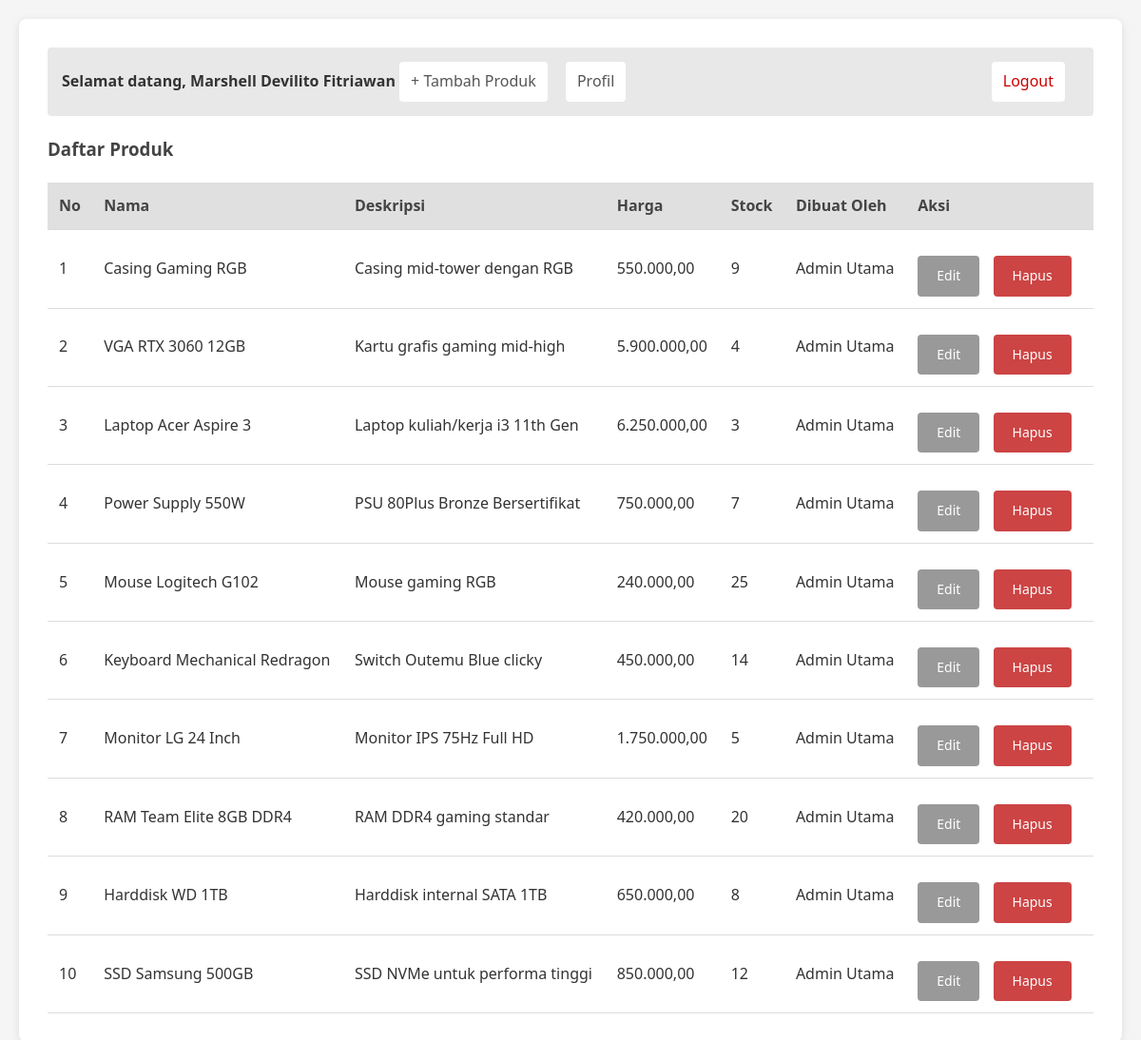
Screenshot of /ui-form/dashboard.php (signed in) with the database file from the repository.
### tables this page shows
CREATE TABLE `products` (
  `id` int(11) NOT NULL,
  `name` varchar(255) NOT NULL,
  `description` text DEFAULT NULL,
  `price` decimal(13,2) NOT NULL DEFAULT 0.00,
  `stock` int(11) NOT NULL DEFAULT 0,
  `created_by` int(11) DEFAULT NULL,
  `created` timestamp NOT NULL DEFAULT current_timestamp(),
  `modified` timestamp NOT NULL DEFAULT current_timestamp() ON UPDATE current_timestamp()
);

CREATE TABLE `users` (
  `id` int(11) NOT NULL,
  `username` varchar(255) NOT NULL,
  `password` varchar(255) NOT NULL,
  `full_name` varchar(150) NOT NULL,
  `role` varchar(50) NOT NULL DEFAULT 'admin_gudang',
  `status` enum('active','inactive') NOT NULL DEFAULT 'inactive',
  `activation_token` varchar(128) DEFAULT NULL,
  `reset_token` varchar(128) DEFAULT NULL,
  `reg_date` timestamp NOT NULL DEFAULT current_timestamp(),
  `modified` timestamp NOT NULL DEFAULT current_timestamp() ON UPDATE current_timestamp()
);

### ui-form/product_list.php (the view)
<?php
include __DIR__ . '/../connect.php';
$result = $conn->query("SELECT p.id, p.name, p.description, p.price, p.stock, p.created, u.full_name AS creator
                        FROM products p
                        LEFT JOIN users u ON p.created_by = u.id
                        ORDER BY p.id DESC");
?>
<table>
  <thead>
    <tr>
      <th>No</th><th>Nama</th><th>Deskripsi</th><th>Harga</th><th>Stock</th><th>Dibuat Oleh</th><th>Aksi</th>
    </tr>
  </thead>
  <tbody>
    <?php if ($result && $result->num_rows): ?>
      <?php
      $no = 1;
      while($row = $result->fetch_assoc()): ?>
        <tr>
          <td><?= $no++ ?></td>
          <td><?= htmlspecialchars($row['name']) ?></td>
          <td><?= nl2br(htmlspecialchars($row['description'])) ?></td>
          <td><?= number_format($row['price'],2,',','.') ?></td>
          <td><?= (int)$row['stock'] ?></td>
          <td><?= $row['creator'] ? htmlspecialchars($row['creator']) : htmlspecialchars($row['created']) ?></td>
          <td>
            <a class="btn btn-secondary" href="product_form.php?id=<?= $row['id'] ?>">Edit</a>
            <a class="btn btn-danger" href="../aksi/product_delete.php?id=<?= $row['id'] ?>" onclick="return confirm('Hapus produk ini?')">Hapus</a>
          </td>
        </tr>
      <?php endwhile; ?>
    <?php else: ?>
      <tr><td colspan="7">Belum ada produk.</td></tr>
    <?php endif; ?>
  </tbody>
</table>

### ui-form/style.css (style rules this page uses)
* { margin: 0; padding: 0; box-sizing: border-box; }
body { font-family: 'Segoe UI', Tahoma, Geneva, Verdana, sans-serif; background-color: #f5f5f5; color: #333; line-height: 1.6; padding: 20px; }
a { color: #555; text-decoration: none; transition: color 0.2s; }
button, .btn { display: inline-block; padding: 10px 20px; margin-top: 15px; margin-right: 10px; background-color: #666; color: #fff; border: none; border-radius: 4px; cursor: pointer; font-size: 14px; transition: background-color 0.2s; }
.btn-secondary { background-color: #999; }
.btn-danger { background-color: #c44; }
table { width: 100%; border-collapse: collapse; margin-top: 20px; background: #fff; }
thead { background-color: #e0e0e0; }
th, td { padding: 12px; text-align: left; border-bottom: 1px solid #ddd; }
th { color: #444; font-weight: 600; }

### rows the page displays
products: name "Casing Gaming RGB", description "Casing mid-tower dengan RGB", price "550.000,00", stock "9", created_by.full_name "Admin Utama"
products: name "VGA RTX 3060 12GB", description "Kartu grafis gaming mid-high", price "5.900.000,00", stock "4", created_by.full_name "Admin Utama"
products: name "Laptop Acer Aspire 3", description "Laptop kuliah/kerja i3 11th Gen", price "6.250.000,00", stock "3", created_by.full_name "Admin Utama"
products: name "Power Supply 550W", description "PSU 80Plus Bronze Bersertifikat", price "750.000,00", stock "7", created_by.full_name "Admin Utama"
products: name "Mouse Logitech G102", description "Mouse gaming RGB", price "240.000,00", stock "25", created_by.full_name "Admin Utama"
products: name "Keyboard Mechanical Redragon", description "Switch Outemu Blue clicky", price "450.000,00", stock "14", created_by.full_name "Admin Utama"
products: name "Monitor LG 24 Inch", description "Monitor IPS 75Hz Full HD", price "1.750.000,00", stock "5", created_by.full_name "Admin Utama"
products: name "RAM Team Elite 8GB DDR4", description "RAM DDR4 gaming standar", price "420.000,00", stock "20", created_by.full_name "Admin Utama"
products: name "Harddisk WD 1TB", description "Harddisk internal SATA 1TB", price "650.000,00", stock "8", created_by.full_name "Admin Utama"
products: name "SSD Samsung 500GB", description "SSD NVMe untuk performa tinggi", price "850.000,00", stock "12", created_by.full_name "Admin Utama"

### other values shown
$user_name "Marshell Devilito Fitriawan"
